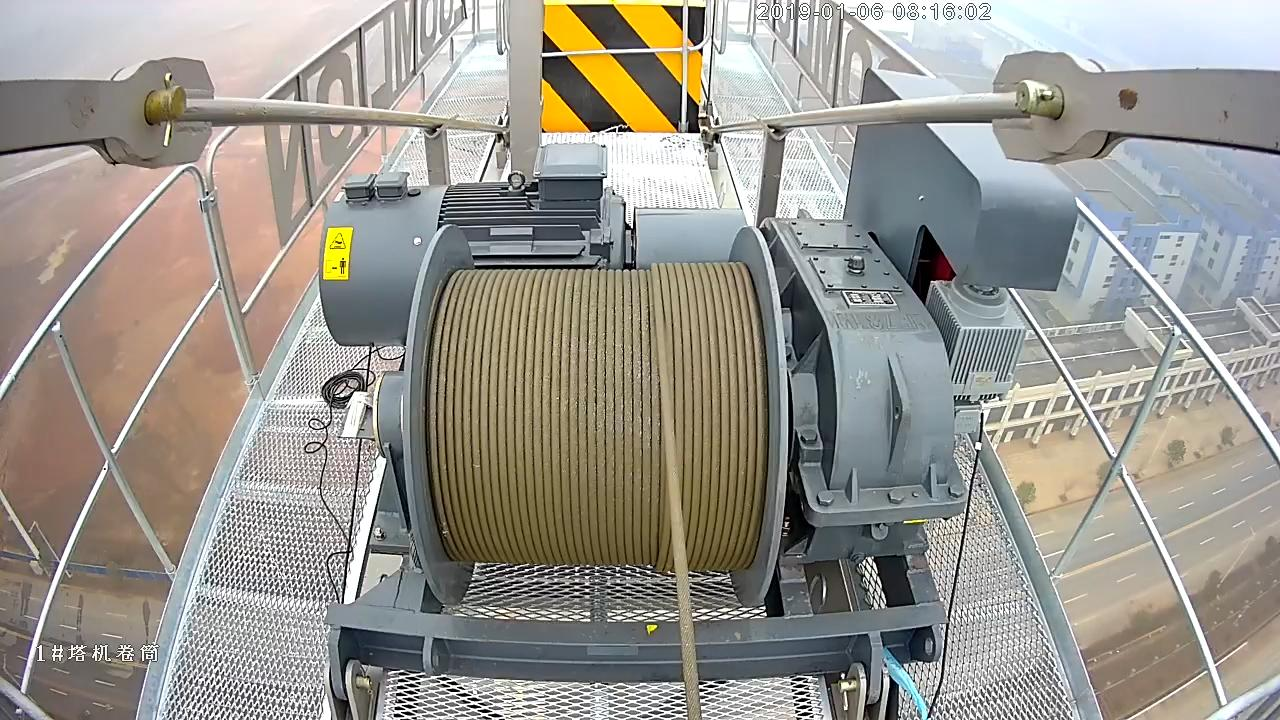
#> input picture img00001.jpg, 1280 x 720 px
$ python -i track_occlusion_class.py   (imports and definitions only)
#> lines starting #> are read from the running program, lines starting #| are printed output that depends on the picture
# -*- coding: utf-8 -*-
"""
Created on Thu Feb 28 09:50:52 2019
对视频数据的遮挡检测、目标跟踪、卷扬识别的一系列功能实现
@author: Dufert
"""
import cv2
import warnings
import datetime
import numpy as np

# [1 line not run here, left out]
class track_occlusion_class:

    def __init__(self):

        self.__occlution_count = 0
        self.bs = cv2.createBackgroundSubtractorKNN(detectShadows=True)

#        r,h,c,w =226,55,324,26
        frame = cv2.imread("./img00001.jpg")
        r,h,c,w = 245, 330, 430, 340

        self.box = (r,h,c,w)
        box_r,self.box_h,box_c,self.box_w = 245, 330, 430, 340

        self.cha_r = box_r - r
        self.cha_c = box_c - c

        #KCF tracker初始化
        self.tracker = cv2.TrackerMOSSE_create()
#        self.tracker = cv2.TrackerTLD_create()
        self.tracker.init(frame, self.box)

        #Meanshift tracker初始化
        self.track_window = (c,r,w,h)

        # 设置所要跟踪的ROI
        roi = frame[r:r+h, c:c+w]
        hsv_roi =  cv2.cvtColor(roi, cv2.COLOR_BGR2HSV)
        mask = cv2.inRange(hsv_roi, np.array((0., 60.,32.)), np.array((180.,255.,255.)))
        self.roi_hist = cv2.calcHist([hsv_roi],[0],mask,[180],[0,180])
        cv2.normalize(self.roi_hist,self.roi_hist,0,255,cv2.NORM_MINMAX)

        # 设置终止条件
        self.term_crit = ( cv2.TERM_CRITERIA_EPS | cv2.TERM_CRITERIA_COUNT, 10, 1 )


    # [100 lines left out: functions tracking_adjust, tracking_meanshift, occlusion_detection, not called in this run]


>>> import cv2
>>> picture = cv2.imread('img00001.jpg', cv2.IMREAD_GRAYSCALE)
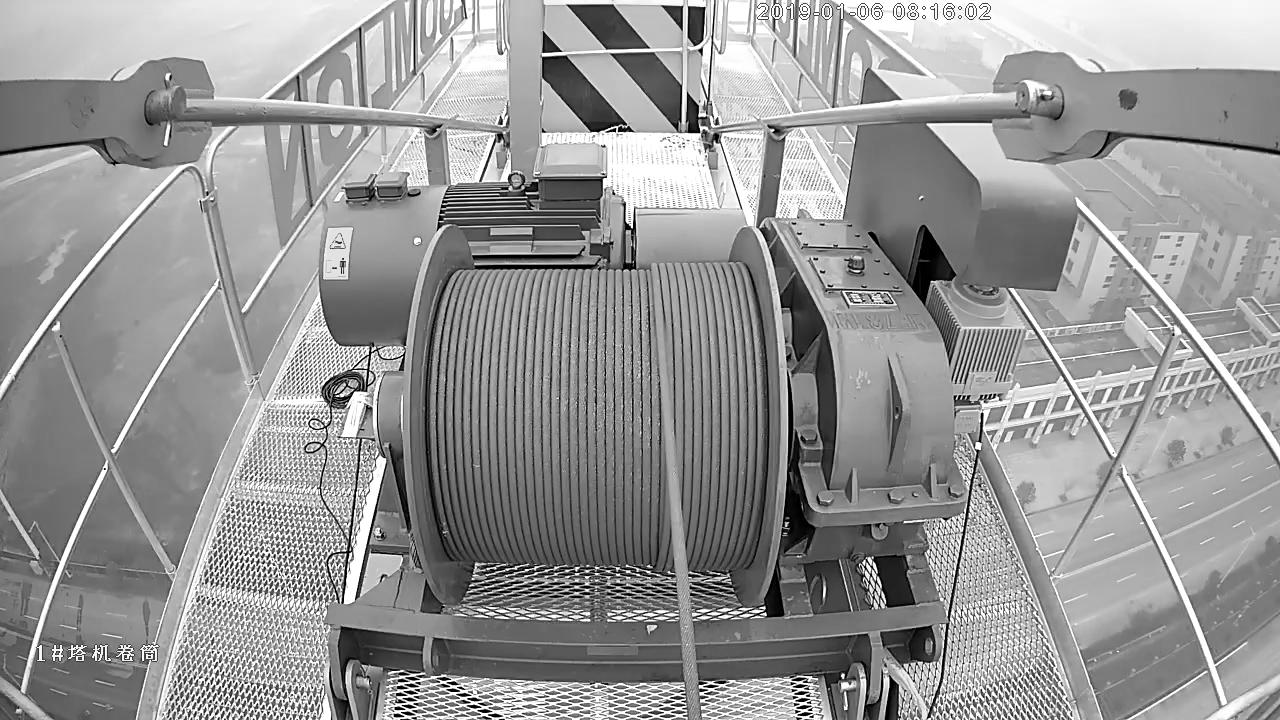
#> picture: shape (720, 1280); min 0, max 255, mean 150.1
>>> result = track_occlusion_class().occlusion_detection(picture)
#> in __init__, frame is the input picture: shape (720, 1280, 3); mean B, G, R 142.5, 150, 153.2
#> (the run stopped early here; a loop or call above may not have finished)
